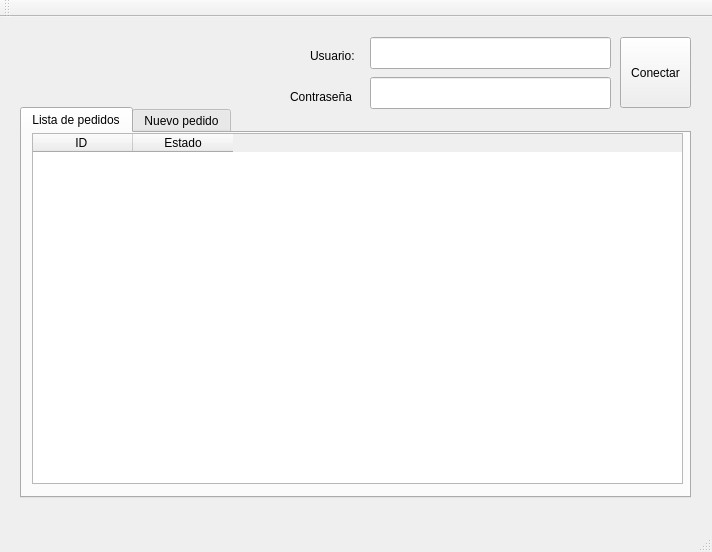
<?xml version="1.0" encoding="UTF-8"?>
<ui version="4.0">
 <class>MainWindow</class>
 <widget class="QMainWindow" name="MainWindow">
  <property name="geometry">
   <rect>
    <x>0</x>
    <y>0</y>
    <width>712</width>
    <height>552</height>
   </rect>
  </property>
  <property name="windowTitle">
   <string>MainWindow</string>
  </property>
  <widget class="QWidget" name="centralWidget">
   <property name="enabled">
    <bool>true</bool>
   </property>
   <widget class="QLabel" name="nombreTienda">
    <property name="geometry">
     <rect>
      <x>20</x>
      <y>20</y>
      <width>241</width>
      <height>51</height>
     </rect>
    </property>
    <property name="font">
     <font>
      <pointsize>26</pointsize>
     </font>
    </property>
    <property name="text">
     <string>&lt;NOMBRE&gt;</string>
    </property>
   </widget>
   <widget class="QLineEdit" name="usuario">
    <property name="geometry">
     <rect>
      <x>370</x>
      <y>20</y>
      <width>241</width>
      <height>32</height>
     </rect>
    </property>
   </widget>
   <widget class="QPushButton" name="conectarServidor">
    <property name="geometry">
     <rect>
      <x>620</x>
      <y>20</y>
      <width>71</width>
      <height>71</height>
     </rect>
    </property>
    <property name="text">
     <string>Conectar</string>
    </property>
   </widget>
   <widget class="QTabWidget" name="tabWidget">
    <property name="geometry">
     <rect>
      <x>20</x>
      <y>90</y>
      <width>671</width>
      <height>391</height>
     </rect>
    </property>
    <property name="currentIndex">
     <number>0</number>
    </property>
    <widget class="QWidget" name="listOrders">
     <attribute name="title">
      <string>Lista de pedidos</string>
     </attribute>
     <widget class="QTableWidget" name="listaPedidos">
      <property name="geometry">
       <rect>
        <x>10</x>
        <y>0</y>
        <width>651</width>
        <height>351</height>
       </rect>
      </property>
      <property name="columnCount">
       <number>2</number>
      </property>
      <column>
       <property name="text">
        <string>ID </string>
       </property>
      </column>
      <column>
       <property name="text">
        <string>Estado</string>
       </property>
      </column>
     </widget>
    </widget>
    <widget class="QWidget" name="newOrder">
     <attribute name="title">
      <string>Nuevo pedido</string>
     </attribute>
     <widget class="QComboBox" name="marcas">
      <property name="geometry">
       <rect>
        <x>90</x>
        <y>20</y>
        <width>201</width>
        <height>32</height>
       </rect>
      </property>
     </widget>
     <widget class="QLabel" name="label_3">
      <property name="geometry">
       <rect>
        <x>30</x>
        <y>30</y>
        <width>58</width>
        <height>18</height>
       </rect>
      </property>
      <property name="text">
       <string>Marcas:</string>
      </property>
     </widget>
     <widget class="QLabel" name="label_4">
      <property name="geometry">
       <rect>
        <x>300</x>
        <y>30</y>
        <width>58</width>
        <height>18</height>
       </rect>
      </property>
      <property name="text">
       <string>Modelo:</string>
      </property>
     </widget>
     <widget class="QComboBox" name="modelos">
      <property name="geometry">
       <rect>
        <x>360</x>
        <y>20</y>
        <width>201</width>
        <height>32</height>
       </rect>
      </property>
     </widget>
     <widget class="QLabel" name="label_5">
      <property name="geometry">
       <rect>
        <x>90</x>
        <y>80</y>
        <width>211</width>
        <height>18</height>
       </rect>
      </property>
      <property name="text">
       <string>Reparaciones posibles</string>
      </property>
     </widget>
     <widget class="QListWidget" name="reparacionesPosibles">
      <property name="geometry">
       <rect>
        <x>40</x>
        <y>110</y>
        <width>256</width>
        <height>231</height>
       </rect>
      </property>
     </widget>
     <widget class="QLabel" name="label_6">
      <property name="geometry">
       <rect>
        <x>380</x>
        <y>80</y>
        <width>211</width>
        <height>18</height>
       </rect>
      </property>
      <property name="text">
       <string>Reparaciones elegidas</string>
      </property>
     </widget>
     <widget class="QListWidget" name="reparacionesElegidas">
      <property name="geometry">
       <rect>
        <x>330</x>
        <y>110</y>
        <width>256</width>
        <height>231</height>
       </rect>
      </property>
     </widget>
     <widget class="QPushButton" name="hacerPedido">
      <property name="geometry">
       <rect>
        <x>570</x>
        <y>20</y>
        <width>71</width>
        <height>61</height>
       </rect>
      </property>
      <property name="text">
       <string>Hacer 
pedido</string>
      </property>
     </widget>
    </widget>
   </widget>
   <widget class="QLabel" name="label">
    <property name="geometry">
     <rect>
      <x>310</x>
      <y>30</y>
      <width>58</width>
      <height>18</height>
     </rect>
    </property>
    <property name="text">
     <string>Usuario:</string>
    </property>
   </widget>
   <widget class="QLabel" name="label_2">
    <property name="geometry">
     <rect>
      <x>290</x>
      <y>70</y>
      <width>81</width>
      <height>20</height>
     </rect>
    </property>
    <property name="text">
     <string>Contraseña</string>
    </property>
   </widget>
   <widget class="QLineEdit" name="password">
    <property name="geometry">
     <rect>
      <x>370</x>
      <y>60</y>
      <width>241</width>
      <height>32</height>
     </rect>
    </property>
    <property name="echoMode">
     <enum>QLineEdit::Password</enum>
    </property>
   </widget>
  </widget>
  <widget class="QMenuBar" name="menuBar">
   <property name="geometry">
    <rect>
     <x>0</x>
     <y>0</y>
     <width>712</width>
     <height>30</height>
    </rect>
   </property>
  </widget>
  <widget class="QToolBar" name="mainToolBar">
   <attribute name="toolBarArea">
    <enum>TopToolBarArea</enum>
   </attribute>
   <attribute name="toolBarBreak">
    <bool>false</bool>
   </attribute>
  </widget>
  <widget class="QStatusBar" name="statusBar"/>
 </widget>
 <layoutdefault spacing="6" margin="11"/>
 <resources/>
 <connections/>
</ui>
